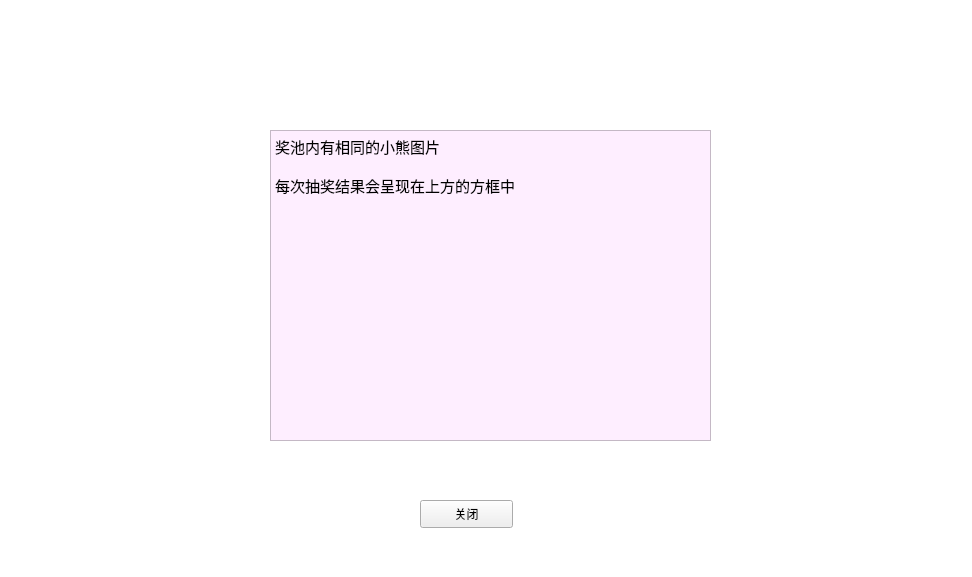
<?xml version="1.0" encoding="UTF-8"?>
<ui version="4.0">
 <class>Shuoming</class>
 <widget class="QWidget" name="Shuoming">
  <property name="geometry">
   <rect>
    <x>0</x>
    <y>0</y>
    <width>972</width>
    <height>577</height>
   </rect>
  </property>
  <property name="windowTitle">
   <string>Form</string>
  </property>
  <widget class="QTextBrowser" name="textBrowser">
   <property name="geometry">
    <rect>
     <x>270</x>
     <y>130</y>
     <width>441</width>
     <height>311</height>
    </rect>
   </property>
   <property name="styleSheet">
    <string notr="true">background-color: rgb(255, 170, 255);
background-color: rgb(254, 238, 255);</string>
   </property>
   <property name="html">
    <string>&lt;!DOCTYPE HTML PUBLIC &quot;-//W3C//DTD HTML 4.0//EN&quot; &quot;http://www.w3.org/TR/REC-html40/strict.dtd&quot;&gt;
&lt;html&gt;&lt;head&gt;&lt;meta name=&quot;qrichtext&quot; content=&quot;1&quot; /&gt;&lt;meta charset=&quot;utf-8&quot; /&gt;&lt;style type=&quot;text/css&quot;&gt;
p, li { white-space: pre-wrap; }
hr { height: 1px; border-width: 0; }
li.unchecked::marker { content: &quot;\2610&quot;; }
li.checked::marker { content: &quot;\2612&quot;; }
&lt;/style&gt;&lt;/head&gt;&lt;body style=&quot; font-family:'Microsoft YaHei UI'; font-size:9pt; font-weight:400; font-style:normal;&quot;&gt;
&lt;p style=&quot; margin-top:0px; margin-bottom:0px; margin-left:0px; margin-right:0px; -qt-block-indent:0; text-indent:0px;&quot;&gt;&lt;span style=&quot; font-size:11pt;&quot;&gt;奖池内有相同的小熊图片&lt;br /&gt;&lt;br /&gt;每次抽奖结果会呈现在上方的方框中&lt;/span&gt;&lt;/p&gt;&lt;/body&gt;&lt;/html&gt;</string>
   </property>
  </widget>
  <widget class="QListView" name="listView">
   <property name="geometry">
    <rect>
     <x>-30</x>
     <y>-50</y>
     <width>1011</width>
     <height>631</height>
    </rect>
   </property>
   <property name="styleSheet">
    <string notr="true">background-image: url(:/Images/BK2.jpg);</string>
   </property>
  </widget>
  <widget class="QPushButton" name="pushButton_2">
   <property name="geometry">
    <rect>
     <x>420</x>
     <y>500</y>
     <width>93</width>
     <height>28</height>
    </rect>
   </property>
   <property name="styleSheet">
    <string notr="true">border-image: url(:/Images/BP0.png);</string>
   </property>
   <property name="text">
    <string>关闭</string>
   </property>
  </widget>
  <zorder>listView</zorder>
  <zorder>textBrowser</zorder>
  <zorder>pushButton_2</zorder>
 </widget>
 <resources/>
 <connections/>
</ui>
